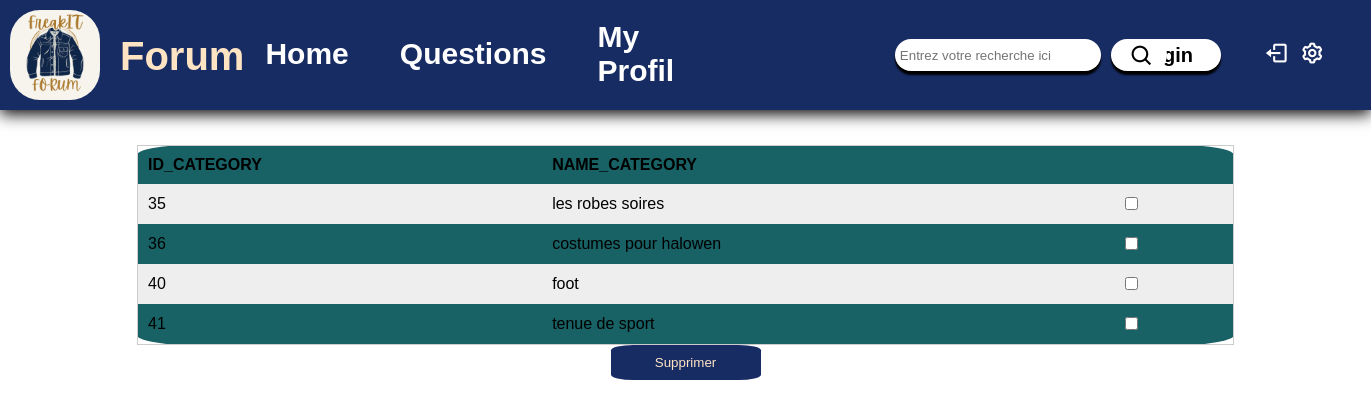
Page /forum/action/admin/All_category.php (signed in) on the committed database.
### tables this page shows
CREATE TABLE IF NOT EXISTS `categories` (
  `ID_CATEGORY` int NOT NULL AUTO_INCREMENT,
  `NAME_CATEGORY` varchar(255) NOT NULL,
  PRIMARY KEY (`ID_CATEGORY`)
);

### forum/action/admin/All_category.php (the view, shortened to what this page needs)
<?php
require('../connection_BDO.php');
require('bar_nav_forum.php');
$req =$bdd->prepare('SELECT ID_CATEGORY,NAME_CATEGORY FROM categories');
$req->execute();
$data =$req->fetchAll();
echo "<link rel=' stylesheet' href='../../assets/style_Allcategory.css'>";
echo "<form      method='POST'>
        <table class ='tab'>
        <tr>
         <th>ID_CATEGORY</th>
         <th>NAME_CATEGORY</th>
         </tr>";
foreach ($data as $row){
        $id_data = $row["ID_CATEGORY"];
        echo "<tr>
         <td>" . $row["ID_CATEGORY"] . "</td>
         <td>" . $row["NAME_CATEGORY"] . "</td>
        <td><input type='checkbox' value=" . $id_data . " name='id_data[]'></td>
         </tr>";
}
echo "</table>";
echo "<input type='submit' id='btn_del' value='Supprimer' name='delete' formaction = 'delete_category.php'>";
echo "</form>";
?>

### forum/assets/navbar.css (style rules this page uses)
body { margin: 0; padding: 0; box-sizing: border-box; width: 100%; }

### forum/assets/style_Allcategory.css (style rules this page uses)
body { font-family: sans-serif; margin: 0; padding: 0; }
.tab { width: 80%; margin: 0 auto; border-collapse: collapse; border: 1px solid #ccc; padding: 20px; margin-top: 35px; background-color:#186164; border-radius: 5%; }
.tab th, .tab td { text-align: left; padding: 10px; }
.tab tr:nth-child(even) { background-color: #eee; }
#btn_del { background-color:#182C64; color: bisque; padding: 10px 10px; border: none; cursor: pointer; margin: auto; display: flex; justify-content: center; border-radius: 15%; width: 150px; }

### rows in the picture
categories: ID_CATEGORY "35", NAME_CATEGORY "les robes soires"
categories: ID_CATEGORY "36", NAME_CATEGORY "costumes pour halowen"
categories: ID_CATEGORY "40", NAME_CATEGORY "foot"
categories: ID_CATEGORY "41", NAME_CATEGORY "tenue de sport"
